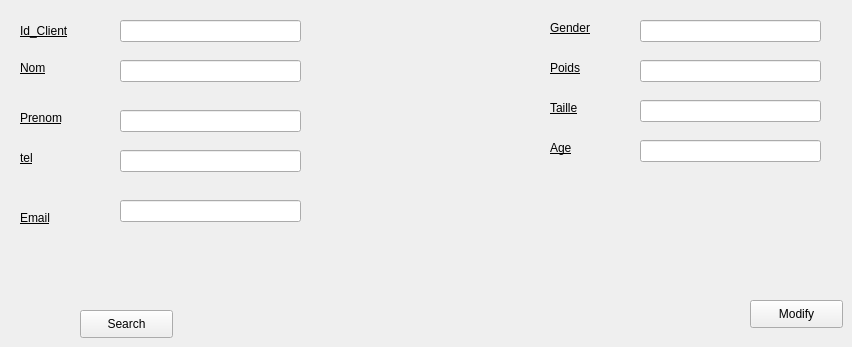
      <widget class="QWidget" name="tab_15">
       <attribute name="title">
        <string>Modify Client</string>
       </attribute>
       <widget class="QLabel" name="label_47">
        <property name="geometry">
         <rect>
          <x>20</x>
          <y>20</y>
          <width>71</width>
          <height>21</height>
         </rect>
        </property>
        <property name="styleSheet">
         <string notr="true">color: rgb(0, 0, 0);
border-color: rgb(255, 255, 255);
text-decoration: underline;
font: 75 10pt &quot;MS Shell Dlg 2&quot;;
</string>
        </property>
        <property name="text">
         <string>Id_Client</string>
        </property>
       </widget>
       <widget class="QLabel" name="label_48">
        <property name="geometry">
         <rect>
          <x>20</x>
          <y>60</y>
          <width>55</width>
          <height>16</height>
         </rect>
        </property>
        <property name="styleSheet">
         <string notr="true">color: rgb(0, 0, 0);
border-color: rgb(255, 255, 255);
text-decoration: underline;
font: 75 10pt &quot;MS Shell Dlg 2&quot;;
</string>
        </property>
        <property name="text">
         <string>Nom</string>
        </property>
       </widget>
       <widget class="QLabel" name="label_49">
        <property name="geometry">
         <rect>
          <x>20</x>
          <y>110</y>
          <width>55</width>
          <height>16</height>
         </rect>
        </property>
        <property name="styleSheet">
         <string notr="true">color: rgb(0, 0, 0);
border-color: rgb(255, 255, 255);
text-decoration: underline;
font: 75 10pt &quot;MS Shell Dlg 2&quot;;
</string>
        </property>
        <property name="text">
         <string>Prenom</string>
        </property>
       </widget>
       <widget class="QLabel" name="label_50">
        <property name="geometry">
         <rect>
          <x>20</x>
          <y>150</y>
          <width>55</width>
          <height>16</height>
         </rect>
        </property>
        <property name="styleSheet">
         <string notr="true">color: rgb(0, 0, 0);
border-color: rgb(255, 255, 255);
text-decoration: underline;
font: 75 10pt &quot;MS Shell Dlg 2&quot;;
</string>
        </property>
        <property name="text">
         <string>tel</string>
        </property>
       </widget>
       <widget class="QLabel" name="label_51">
        <property name="geometry">
         <rect>
          <x>20</x>
          <y>210</y>
          <width>61</width>
          <height>16</height>
         </rect>
        </property>
        <property name="styleSheet">
         <string notr="true">color: rgb(0, 0, 0);
border-color: rgb(255, 255, 255);
text-decoration: underline;
font: 75 10pt &quot;MS Shell Dlg 2&quot;;
</string>
        </property>
        <property name="text">
         <string>Email</string>
        </property>
       </widget>
       <widget class="QLabel" name="label_52">
        <property name="geometry">
         <rect>
          <x>550</x>
          <y>20</y>
          <width>55</width>
          <height>16</height>
         </rect>
        </property>
        <property name="styleSheet">
         <string notr="true">color: rgb(0, 0, 0);
border-color: rgb(255, 255, 255);
text-decoration: underline;
font: 75 10pt &quot;MS Shell Dlg 2&quot;;
</string>
        </property>
        <property name="text">
         <string>Gender</string>
        </property>
       </widget>
       <widget class="QLabel" name="label_53">
        <property name="geometry">
         <rect>
          <x>550</x>
          <y>60</y>
          <width>55</width>
          <height>16</height>
         </rect>
        </property>
        <property name="styleSheet">
         <string notr="true">color: rgb(0, 0, 0);
border-color: rgb(255, 255, 255);
text-decoration: underline;
font: 75 10pt &quot;MS Shell Dlg 2&quot;;
</string>
        </property>
        <property name="text">
         <string>Poids</string>
        </property>
       </widget>
       <widget class="QLabel" name="label_54">
        <property name="geometry">
         <rect>
          <x>550</x>
          <y>100</y>
          <width>55</width>
          <height>16</height>
         </rect>
        </property>
        <property name="styleSheet">
         <string notr="true">color: rgb(0, 0, 0);
border-color: rgb(255, 255, 255);
text-decoration: underline;
font: 75 10pt &quot;MS Shell Dlg 2&quot;;
</string>
        </property>
        <property name="text">
         <string>Taille</string>
        </property>
       </widget>
       <widget class="QLabel" name="label_55">
        <property name="geometry">
         <rect>
          <x>550</x>
          <y>140</y>
          <width>55</width>
          <height>16</height>
         </rect>
        </property>
        <property name="styleSheet">
         <string notr="true">color: rgb(0, 0, 0);
border-color: rgb(255, 255, 255);
text-decoration: underline;
font: 75 10pt &quot;MS Shell Dlg 2&quot;;
</string>
        </property>
        <property name="text">
         <string>Age</string>
        </property>
       </widget>
       <widget class="QLineEdit" name="lineEdit_idc">
        <property name="geometry">
         <rect>
          <x>120</x>
          <y>20</y>
          <width>181</width>
          <height>22</height>
         </rect>
        </property>
       </widget>
       <widget class="QLineEdit" name="lineEdit_N_2">
        <property name="geometry">
         <rect>
          <x>120</x>
          <y>60</y>
          <width>181</width>
          <height>22</height>
         </rect>
        </property>
       </widget>
       <widget class="QLineEdit" name="lineEdit_FN_2">
        <property name="geometry">
         <rect>
          <x>120</x>
          <y>110</y>
          <width>181</width>
          <height>22</height>
         </rect>
        </property>
       </widget>
       <widget class="QLineEdit" name="lineEdit_TEL_2">
        <property name="geometry">
         <rect>
          <x>120</x>
          <y>150</y>
          <width>181</width>
          <height>22</height>
         </rect>
        </property>
       </widget>
       <widget class="QLineEdit" name="lineEdit_email">
        <property name="geometry">
         <rect>
          <x>120</x>
          <y>200</y>
          <width>181</width>
          <height>22</height>
         </rect>
        </property>
       </widget>
       <widget class="QLineEdit" name="lineEdit_GENDER_2">
        <property name="geometry">
         <rect>
          <x>640</x>
          <y>20</y>
          <width>181</width>
          <height>22</height>
         </rect>
        </property>
       </widget>
       <widget class="QLineEdit" name="lineEdit_WEIGHT">
        <property name="geometry">
         <rect>
          <x>640</x>
          <y>60</y>
          <width>181</width>
          <height>22</height>
         </rect>
        </property>
       </widget>
       <widget class="QLineEdit" name="lineEdit_Height">
        <property name="geometry">
         <rect>
          <x>640</x>
          <y>100</y>
          <width>181</width>
          <height>22</height>
         </rect>
        </property>
       </widget>
       <widget class="QLineEdit" name="lineEdit_AGE">
        <property name="geometry">
         <rect>
          <x>640</x>
          <y>140</y>
          <width>181</width>
          <height>22</height>
         </rect>
        </property>
       </widget>
       <widget class="QPushButton" name="Search">
        <property name="geometry">
         <rect>
          <x>80</x>
          <y>310</y>
          <width>93</width>
          <height>28</height>
         </rect>
        </property>
        <property name="text">
         <string>Search</string>
        </property>
       </widget>
       <widget class="QPushButton" name="Modify">
        <property name="geometry">
         <rect>
          <x>750</x>
          <y>300</y>
          <width>93</width>
          <height>28</height>
         </rect>
        </property>
        <property name="text">
         <string>Modify</string>
        </property>
       </widget>
      </widget>
